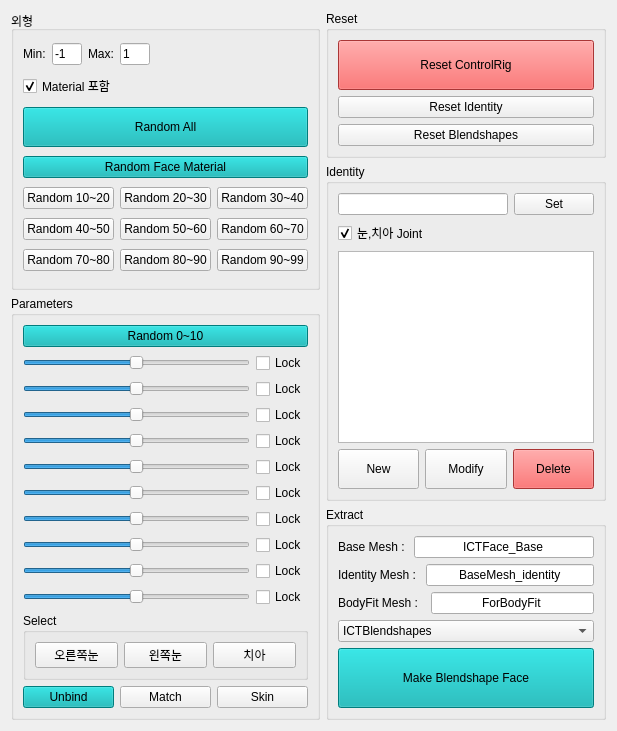
         <widget class="QWidget" name="tab_6">
          <attribute name="title">
           <string>ICT_FaceKit</string>
          </attribute>
          <layout class="QHBoxLayout" name="horizontalLayout_18">
           <item>
            <layout class="QVBoxLayout" name="verticalLayout_24">
             <item>
              <widget class="QGroupBox" name="groupBox_17">
               <property name="title">
                <string>외형</string>
               </property>
               <layout class="QVBoxLayout" name="verticalLayout_25">
                <item>
                 <layout class="QHBoxLayout" name="horizontalLayout_21">
                  <item>
                   <widget class="QLabel" name="label_19">
                    <property name="maximumSize">
                     <size>
                      <width>30</width>
                      <height>16777215</height>
                     </size>
                    </property>
                    <property name="text">
                     <string>Min:</string>
                    </property>
                   </widget>
                  </item>
                  <item>
                   <widget class="QLineEdit" name="lineEdit_ICT_min">
                    <property name="maximumSize">
                     <size>
                      <width>30</width>
                      <height>16777215</height>
                     </size>
                    </property>
                    <property name="text">
                     <string>-1</string>
                    </property>
                   </widget>
                  </item>
                  <item>
                   <widget class="QLabel" name="label_20">
                    <property name="maximumSize">
                     <size>
                      <width>30</width>
                      <height>16777215</height>
                     </size>
                    </property>
                    <property name="text">
                     <string>Max:</string>
                    </property>
                   </widget>
                  </item>
                  <item>
                   <widget class="QLineEdit" name="lineEdit_ICT_max">
                    <property name="maximumSize">
                     <size>
                      <width>30</width>
                      <height>16777215</height>
                     </size>
                    </property>
                    <property name="text">
                     <string>1</string>
                    </property>
                   </widget>
                  </item>
                  <item>
                   <spacer name="horizontalSpacer">
                    <property name="orientation">
                     <enum>Qt::Horizontal</enum>
                    </property>
                    <property name="sizeHint" stdset="0">
                     <size>
                      <width>40</width>
                      <height>20</height>
                     </size>
                    </property>
                   </spacer>
                  </item>
                 </layout>
                </item>
                <item>
                 <widget class="QCheckBox" name="cb_withMaterial">
                  <property name="text">
                   <string>Material 포함</string>
                  </property>
                  <property name="checked">
                   <bool>true</bool>
                  </property>
                 </widget>
                </item>
                <item>
                 <widget class="QPushButton" name="pb_ICT_randomAll">
                  <property name="minimumSize">
                   <size>
                    <width>0</width>
                    <height>40</height>
                   </size>
                  </property>
                  <property name="styleSheet">
                   <string notr="true">background-color: rgb(0,175, 175);</string>
                  </property>
                  <property name="text">
                   <string>Random All</string>
                  </property>
                 </widget>
                </item>
                <item>
                 <widget class="QPushButton" name="pb_ICT_randomMaterial">
                  <property name="minimumSize">
                   <size>
                    <width>0</width>
                    <height>0</height>
                   </size>
                  </property>
                  <property name="styleSheet">
                   <string notr="true">background-color: rgb(0,175, 175);</string>
                  </property>
                  <property name="text">
                   <string>Random Face Material</string>
                  </property>
                 </widget>
                </item>
                <item>
                 <layout class="QHBoxLayout" name="horizontalLayout_24">
                  <item>
                   <widget class="QPushButton" name="pb_ICT_random20">
                    <property name="text">
                     <string>Random 10~20</string>
                    </property>
                   </widget>
                  </item>
                  <item>
                   <widget class="QPushButton" name="pb_ICT_random30">
                    <property name="text">
                     <string>Random 20~30</string>
                    </property>
                   </widget>
                  </item>
                  <item>
                   <widget class="QPushButton" name="pb_ICT_random40">
                    <property name="text">
                     <string>Random 30~40</string>
                    </property>
                   </widget>
                  </item>
                 </layout>
                </item>
                <item>
                 <layout class="QHBoxLayout" name="horizontalLayout_25">
                  <item>
                   <widget class="QPushButton" name="pb_ICT_random50">
                    <property name="text">
                     <string>Random 40~50</string>
                    </property>
                   </widget>
                  </item>
                  <item>
                   <widget class="QPushButton" name="pb_ICT_random60">
                    <property name="text">
                     <string>Random 50~60</string>
                    </property>
                   </widget>
                  </item>
                  <item>
                   <widget class="QPushButton" name="pb_ICT_random70">
                    <property name="text">
                     <string>Random 60~70</string>
                    </property>
                   </widget>
                  </item>
                 </layout>
                </item>
                <item>
                 <layout class="QHBoxLayout" name="horizontalLayout_26">
                  <item>
                   <widget class="QPushButton" name="pb_ICT_random80">
                    <property name="text">
                     <string>Random 70~80</string>
                    </property>
                   </widget>
                  </item>
                  <item>
                   <widget class="QPushButton" name="pb_ICT_random90">
                    <property name="text">
                     <string>Random 80~90</string>
                    </property>
                   </widget>
                  </item>
                  <item>
                   <widget class="QPushButton" name="pb_ICT_random99">
                    <property name="text">
                     <string>Random 90~99</string>
                    </property>
                   </widget>
                  </item>
                 </layout>
                </item>
               </layout>
              </widget>
             </item>
             <item>
              <widget class="QGroupBox" name="groupBox_19">
               <property name="title">
                <string>Parameters</string>
               </property>
               <layout class="QVBoxLayout" name="verticalLayout_27">
                <item>
                 <widget class="QPushButton" name="pb_ICT_random10">
                  <property name="minimumSize">
                   <size>
                    <width>0</width>
                    <height>0</height>
                   </size>
                  </property>
                  <property name="styleSheet">
                   <string notr="true">background-color: rgb(0,175, 175);</string>
                  </property>
                  <property name="text">
                   <string>Random 0~10</string>
                  </property>
                 </widget>
                </item>
                <item>
                 <layout class="QHBoxLayout" name="horizontalLayout_27">
                  <item>
                   <widget class="QSlider" name="hSlider_identity00">
                    <property name="minimum">
                     <number>-100</number>
                    </property>
                    <property name="maximum">
                     <number>100</number>
                    </property>
                    <property name="value">
                     <number>0</number>
                    </property>
                    <property name="sliderPosition">
                     <number>0</number>
                    </property>
                    <property name="orientation">
                     <enum>Qt::Horizontal</enum>
                    </property>
                   </widget>
                  </item>
                  <item>
                   <widget class="QCheckBox" name="cb_00">
                    <property name="text">
                     <string>Lock</string>
                    </property>
                   </widget>
                  </item>
                 </layout>
                </item>
                <item>
                 <layout class="QHBoxLayout" name="horizontalLayout_28">
                  <item>
                   <widget class="QSlider" name="hSlider_identity01">
                    <property name="minimum">
                     <number>-100</number>
                    </property>
                    <property name="maximum">
                     <number>100</number>
                    </property>
                    <property name="orientation">
                     <enum>Qt::Horizontal</enum>
                    </property>
                   </widget>
                  </item>
                  <item>
                   <widget class="QCheckBox" name="cb_01">
                    <property name="text">
                     <string>Lock</string>
                    </property>
                   </widget>
                  </item>
                 </layout>
                </item>
                <item>
                 <layout class="QHBoxLayout" name="horizontalLayout_29">
                  <item>
                   <widget class="QSlider" name="hSlider_identity02">
                    <property name="minimum">
                     <number>-100</number>
                    </property>
                    <property name="maximum">
                     <number>100</number>
                    </property>
                    <property name="orientation">
                     <enum>Qt::Horizontal</enum>
                    </property>
                   </widget>
                  </item>
                  <item>
                   <widget class="QCheckBox" name="cb_02">
                    <property name="text">
                     <string>Lock</string>
                    </property>
                   </widget>
                  </item>
                 </layout>
                </item>
                <item>
                 <layout class="QHBoxLayout" name="horizontalLayout_30">
                  <item>
                   <widget class="QSlider" name="hSlider_identity03">
                    <property name="minimum">
                     <number>-100</number>
                    </property>
                    <property name="maximum">
                     <number>100</number>
                    </property>
                    <property name="orientation">
                     <enum>Qt::Horizontal</enum>
                    </property>
                   </widget>
                  </item>
                  <item>
                   <widget class="QCheckBox" name="cb_03">
                    <property name="text">
                     <string>Lock</string>
                    </property>
                   </widget>
                  </item>
                 </layout>
                </item>
                <item>
                 <layout class="QHBoxLayout" name="horizontalLayout_31">
                  <item>
                   <widget class="QSlider" name="hSlider_identity04">
                    <property name="minimum">
                     <number>-100</number>
                    </property>
                    <property name="maximum">
                     <number>100</number>
                    </property>
                    <property name="orientation">
                     <enum>Qt::Horizontal</enum>
                    </property>
                   </widget>
                  </item>
                  <item>
                   <widget class="QCheckBox" name="cb_04">
                    <property name="text">
                     <string>Lock</string>
                    </property>
                   </widget>
                  </item>
                 </layout>
                </item>
                <item>
                 <layout class="QHBoxLayout" name="horizontalLayout_32">
                  <item>
                   <widget class="QSlider" name="hSlider_identity05">
                    <property name="minimum">
                     <number>-100</number>
                    </property>
                    <property name="maximum">
                     <number>100</number>
                    </property>
                    <property name="orientation">
                     <enum>Qt::Horizontal</enum>
                    </property>
                   </widget>
                  </item>
                  <item>
                   <widget class="QCheckBox" name="cb_05">
                    <property name="text">
                     <string>Lock</string>
                    </property>
                   </widget>
                  </item>
                 </layout>
                </item>
                <item>
                 <layout class="QHBoxLayout" name="horizontalLayout_33">
                  <item>
                   <widget class="QSlider" name="hSlider_identity06">
                    <property name="minimum">
                     <number>-100</number>
                    </property>
                    <property name="maximum">
                     <number>100</number>
                    </property>
                    <property name="orientation">
                     <enum>Qt::Horizontal</enum>
                    </property>
                   </widget>
                  </item>
                  <item>
                   <widget class="QCheckBox" name="cb_06">
                    <property name="text">
                     <string>Lock</string>
                    </property>
                   </widget>
                  </item>
                 </layout>
                </item>
                <item>
                 <layout class="QHBoxLayout" name="horizontalLayout_34">
                  <item>
                   <widget class="QSlider" name="hSlider_identity07">
                    <property name="minimum">
                     <number>-100</number>
                    </property>
                    <property name="maximum">
                     <number>100</number>
                    </property>
                    <property name="orientation">
                     <enum>Qt::Horizontal</enum>
                    </property>
                   </widget>
                  </item>
                  <item>
                   <widget class="QCheckBox" name="cb_07">
                    <property name="text">
                     <string>Lock</string>
                    </property>
                   </widget>
                  </item>
                 </layout>
                </item>
                <item>
                 <layout class="QHBoxLayout" name="horizontalLayout_35">
                  <item>
                   <widget class="QSlider" name="hSlider_identity08">
                    <property name="minimum">
                     <number>-100</number>
                    </property>
                    <property name="maximum">
                     <number>100</number>
                    </property>
                    <property name="orientation">
                     <enum>Qt::Horizontal</enum>
                    </property>
                   </widget>
                  </item>
                  <item>
                   <widget class="QCheckBox" name="cb_08">
                    <property name="text">
                     <string>Lock</string>
                    </property>
                   </widget>
                  </item>
                 </layout>
                </item>
                <item>
                 <layout class="QHBoxLayout" name="horizontalLayout_36">
                  <item>
                   <widget class="QSlider" name="hSlider_identity09">
                    <property name="minimum">
                     <number>-100</number>
                    </property>
                    <property name="maximum">
                     <number>100</number>
                    </property>
                    <property name="orientation">
                     <enum>Qt::Horizontal</enum>
                    </property>
                   </widget>
                  </item>
                  <item>
                   <widget class="QCheckBox" name="cb_09">
                    <property name="text">
                     <string>Lock</string>
                    </property>
                   </widget>
                  </item>
                 </layout>
                </item>
                <item>
                 <widget class="QGroupBox" name="groupBox_21">
                  <property name="title">
                   <string>Select</string>
                  </property>
                  <layout class="QHBoxLayout" name="horizontalLayout_38">
                   <item>
                    <widget class="QPushButton" name="pb_ICT_selectRightEye">
                     <property name="text">
                      <string>오른쪽눈</string>
                     </property>
                    </widget>
                   </item>
                   <item>
                    <widget class="QPushButton" name="pb_ICT_selectLeftEye">
                     <property name="text">
                      <string>왼쪽눈</string>
                     </property>
                    </widget>
                   </item>
                   <item>
                    <widget class="QPushButton" name="pb_ICT_selectTeeth">
                     <property name="text">
                      <string>치아</string>
                     </property>
                    </widget>
                   </item>
                  </layout>
                 </widget>
                </item>
                <item>
                 <layout class="QHBoxLayout" name="horizontalLayout_45">
                  <item>
                   <widget class="QPushButton" name="pb_unbind2">
                    <property name="styleSheet">
                     <string notr="true">background-color: rgb(0,175, 175);</string>
                    </property>
                    <property name="text">
                     <string>Unbind</string>
                    </property>
                   </widget>
                  </item>
                  <item>
                   <widget class="QPushButton" name="pb_matchtransform2">
                    <property name="text">
                     <string>Match</string>
                    </property>
                   </widget>
                  </item>
                  <item>
                   <widget class="QPushButton" name="pb_bind2">
                    <property name="text">
                     <string>Skin</string>
                    </property>
                   </widget>
                  </item>
                 </layout>
                </item>
               </layout>
              </widget>
             </item>
            </layout>
           </item>
           <item>
            <layout class="QVBoxLayout" name="verticalLayout_23">
             <item>
              <widget class="QGroupBox" name="groupBox_18">
               <property name="title">
                <string>Reset</string>
               </property>
               <layout class="QVBoxLayout" name="verticalLayout_26">
                <item>
                 <widget class="QPushButton" name="pb_ICT_resetControlrig">
                  <property name="minimumSize">
                   <size>
                    <width>0</width>
                    <height>50</height>
                   </size>
                  </property>
                  <property name="styleSheet">
                   <string notr="true">background-color: rgb(238,75, 75);</string>
                  </property>
                  <property name="text">
                   <string>Reset ControlRig</string>
                  </property>
                 </widget>
                </item>
                <item>
                 <widget class="QPushButton" name="pb_ICT_resetIdentity">
                  <property name="text">
                   <string>Reset Identity</string>
                  </property>
                 </widget>
                </item>
                <item>
                 <widget class="QPushButton" name="pb_ICT_resetBlendshapes">
                  <property name="text">
                   <string>Reset Blendshapes</string>
                  </property>
                 </widget>
                </item>
               </layout>
              </widget>
             </item>
             <item>
              <widget class="QGroupBox" name="groupBox_22">
               <property name="title">
                <string>Identity</string>
               </property>
               <layout class="QVBoxLayout" name="verticalLayout_29">
                <item>
                 <layout class="QHBoxLayout" name="horizontalLayout_37">
                  <item>
                   <widget class="QLineEdit" name="lineEdit_ICT_IdentityPath"/>
                  </item>
                  <item>
                   <widget class="QPushButton" name="pb_ICT_identityPath">
                    <property name="text">
                     <string>Set</string>
                    </property>
                   </widget>
                  </item>
                 </layout>
                </item>
                <item>
                 <widget class="QCheckBox" name="cb_IncludeEyeTeethJoint">
                  <property name="text">
                   <string>눈,치아 Joint</string>
                  </property>
                  <property name="checked">
                   <bool>true</bool>
                  </property>
                 </widget>
                </item>
                <item>
                 <widget class="QListWidget" name="listWidget_ICT_IdentityList">
                  <property name="maximumSize">
                   <size>
                    <width>16777215</width>
                    <height>16777215</height>
                   </size>
                  </property>
                 </widget>
                </item>
                <item>
                 <layout class="QHBoxLayout" name="horizontalLayout_39">
                  <item>
                   <widget class="QPushButton" name="pb_ICT_IdentitySave">
                    <property name="minimumSize">
                     <size>
                      <width>0</width>
                      <height>40</height>
                     </size>
                    </property>
                    <property name="text">
                     <string>New</string>
                    </property>
                   </widget>
                  </item>
                  <item>
                   <widget class="QPushButton" name="pb_ICT_IdentityModify">
                    <property name="minimumSize">
                     <size>
                      <width>0</width>
                      <height>40</height>
                     </size>
                    </property>
                    <property name="text">
                     <string>Modify</string>
                    </property>
                   </widget>
                  </item>
                  <item>
                   <widget class="QPushButton" name="pb_ICT_IdentityDelete">
                    <property name="minimumSize">
                     <size>
                      <width>0</width>
                      <height>40</height>
                     </size>
                    </property>
                    <property name="styleSheet">
                     <string notr="true">background-color: rgb(238,75, 75);</string>
                    </property>
                    <property name="text">
                     <string>Delete</string>
                    </property>
                   </widget>
                  </item>
                 </layout>
                </item>
               </layout>
              </widget>
             </item>
             <item>
              <widget class="QGroupBox" name="groupBox_20">
               <property name="title">
                <string>Extract</string>
               </property>
               <layout class="QVBoxLayout" name="verticalLayout_28">
                <item>
                 <layout class="QHBoxLayout" name="horizontalLayout_42">
                  <item>
                   <widget class="QLabel" name="label_22">
                    <property name="text">
                     <string>Base Mesh : </string>
                    </property>
                   </widget>
                  </item>
                  <item>
                   <widget class="QLineEdit" name="lineEdit_ICTBaseMesh">
                    <property name="text">
                     <string>ICTFace_Base</string>
                    </property>
                    <property name="alignment">
                     <set>Qt::AlignCenter</set>
                    </property>
                   </widget>
                  </item>
                 </layout>
                </item>
                <item>
                 <layout class="QHBoxLayout" name="horizontalLayout_43">
                  <item>
                   <widget class="QLabel" name="label_23">
                    <property name="text">
                     <string>Identity Mesh : </string>
                    </property>
                   </widget>
                  </item>
                  <item>
                   <widget class="QLineEdit" name="lineEdit_ICTIdentityMesh">
                    <property name="text">
                     <string>BaseMesh_identity</string>
                    </property>
                    <property name="alignment">
                     <set>Qt::AlignCenter</set>
                    </property>
                   </widget>
                  </item>
                 </layout>
                </item>
                <item>
                 <layout class="QHBoxLayout" name="horizontalLayout_44">
                  <item>
                   <widget class="QLabel" name="label_24">
                    <property name="text">
                     <string>BodyFit Mesh :  </string>
                    </property>
                   </widget>
                  </item>
                  <item>
                   <widget class="QLineEdit" name="lineEdit_ICTBodyFitMesh">
                    <property name="text">
                     <string>ForBodyFit</string>
                    </property>
                    <property name="alignment">
                     <set>Qt::AlignCenter</set>
                    </property>
                   </widget>
                  </item>
                 </layout>
                </item>
                <item>
                 <widget class="QComboBox" name="comboBox_SelectBlendshapeList">
                  <item>
                   <property name="text">
                    <string>ICTBlendshapes</string>
                   </property>
                  </item>
                  <item>
                   <property name="text">
                    <string>ARKitBlendshapes</string>
                   </property>
                  </item>
                 </widget>
                </item>
                <item>
                 <widget class="QPushButton" name="pb_ICT_makeBlendshapeMesh">
                  <property name="minimumSize">
                   <size>
                    <width>0</width>
                    <height>60</height>
                   </size>
                  </property>
                  <property name="styleSheet">
                   <string notr="true">background-color: rgb(0,175, 175);</string>
                  </property>
                  <property name="text">
                   <string>Make Blendshape Face</string>
                  </property>
                 </widget>
                </item>
               </layout>
              </widget>
             </item>
            </layout>
           </item>
          </layout>
         </widget>
